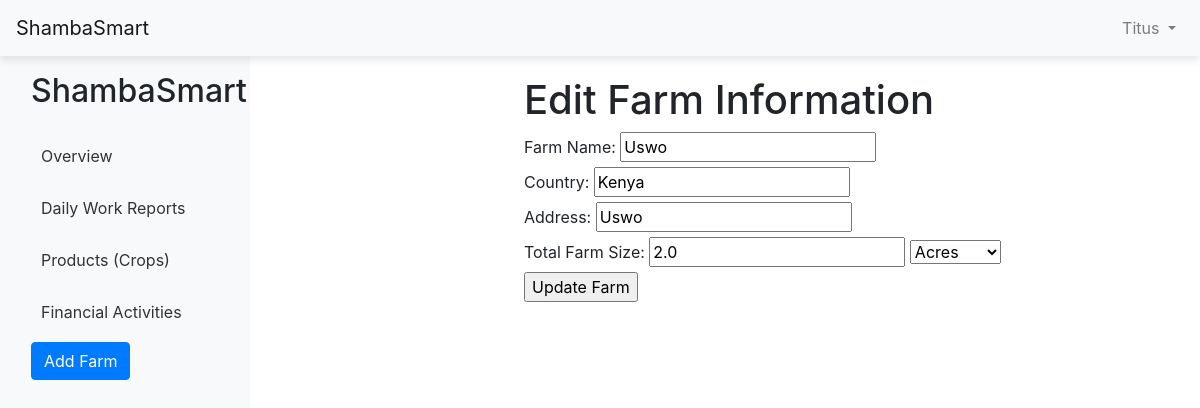
Screenshot of /edit_farm/1 (signed in) with the database file from the repository.
### website/models.py (models this page shows)
class Farmer(db.Model, UserMixin):
    id = db.Column(db.Integer, primary_key=True)
    first_name = db.Column(db.String(50))
    last_name = db.Column(db.String(50))
    email = db.Column(db.String(150), unique=True)
    username = db.Column(db.String(80), unique=True, nullable=False)
    password = db.Column(db.String(200), nullable=False)
    farms = db.relationship('Farm', backref='farmer', lazy=True)
    crops = db.relationship('Crop', back_populates='farmer', lazy=True)

class Farm(db.Model):
    id = db.Column(db.Integer, primary_key=True)
    name = db.Column(db.String(150), nullable=False)
    country = db.Column(db.String(100), nullable=False)
    address = db.Column(db.String(200), nullable=False)
    size = db.Column(db.Float, nullable=False)
    size_unit = db.Column(db.String(50), nullable=False, default='acres')
    farmer_id = db.Column(db.Integer, db.ForeignKey('farmer.id'), nullable=False)
    crops = db.relationship('Crop', backref='farm', lazy=True)

### website/views.py (the view, shortened to what this page needs)
@views.route('/edit_farm/<int:farm_id>', methods=['GET', 'POST'])
@login_required
def edit_farm(farm_id):
    farm = Farm.query.get_or_404(farm_id)
    return render_template('edit_farm.html', farm=farm)

### website/templates/edit_farm.html (shortened to what this page needs)
{% extends "base.html" %}
{% block content %}
<h1>Edit Farm Information</h1>
<form method="post">
    <label for="name">Farm Name:</label>
    <input type="text" id="name" name="name" value="{{ farm.name }}" required><br>
    <label for="country">Country:</label>
    <input type="text" id="country" name="country" value="{{ farm.country }}" required><br>
    <label for="address">Address:</label>
    <input type="text" id="address" name="address" value="{{ farm.address }}" required><br>
    <label for="size">Total Farm Size:</label>
    <input type="number" step="0.01" id="size" name="size" value="{{ farm.size }}" required>
    <select name="size_unit" required>
        <option value="acres" {% if farm.size_unit=='acres' %}selected{% endif %}>Acres</option>
    </select>
    <br>
    <input type="submit" value="Update Farm">
</form>
{% endblock %}

### website/templates/base.html (shortened to what this page needs)
<!DOCTYPE html>
<html lang="en">
<head>
    <link rel="stylesheet" href="https://stackpath.bootstrapcdn.com/bootstrap/4.5.2/css/bootstrap.min.css">
    <link rel="stylesheet" href="{{ url_for('static', filename='styles.css') }}">
</head>
<body>
    <nav class="navbar navbar-expand-lg navbar-light bg-light">
        <a class="navbar-brand" href="{{ url_for('views.home') }}">ShambaSmart</a>
        <ul class="navbar-nav ml-auto">
            <li class="nav-item dropdown">
                <a class="nav-link dropdown-toggle" href="#" id="userDropdown" role="button" data-toggle="dropdown">
                    {{ current_user.first_name }}
                </a>
            </li>
        </ul>
    </nav>
    <div class="container-fluid">
        <div class="row">
            <div class="col-auto sidebar" id="sidebar">
                <div class="d-flex flex-column p-3">
                    <h2 class="mb-4">ShambaSmart</h2>
                    <ul class="nav flex-column">
                        <li class="nav-item mb-2">
                            <a href="{{ url_for('views.home') }}" class="nav-link">Overview</a>
                        </li>
                        <li class="nav-item mb-2">
                            <a href="{{ url_for('views.daily_reports') }}" class="nav-link">Daily Work Reports</a>
                        </li>
                        <li class="nav-item mb-2">
                            <a href="{{ url_for('views.products') }}" class="nav-link">Products (Crops)</a>
                        </li>
                        <li class="nav-item mb-2">
                            <a href="{{ url_for('views.financial_activities') }}" class="nav-link">Financial Activities</a>
                        </li>
                        <li class="nav-item mb-2">
                            <a href="{{ url_for('views.add_farm') }}" class="btn btn-primary">Add Farm</a>
                        </li>
                    </ul>
                </div>
            </div>
            <main role="main" class="col px-md-4">
                <div class="content">
                    {% block content %}
                    {% endblock %}
                </div>
            </main>
        </div>
    </div>
</body>
</html>

### website/static/styles.css (style rules this page uses)
.sidebar { width: 250px; background-color: #f8f9fa; min-height: 100vh; }
.sidebar .nav-link { color: #333; padding: 10px; }
main { margin-left: 250px; padding-top: 20px; }
.navbar { z-index: 999; position: sticky; top: 0; width: 100%; box-shadow: 0 4px 8px rgba(0, 0, 0, 0.1); }

### rows the page displays
Farmer: first_name "Titus"
Farm: name "Uswo", country "Kenya", address "Uswo", size "2.0", size_unit "Acres"
